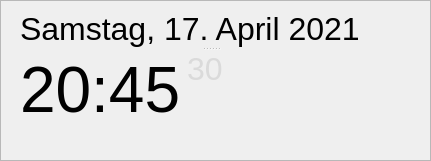
   <widget class="QFrame" name="frame_time">
    <property name="geometry">
     <rect>
      <x>60</x>
      <y>60</y>
      <width>431</width>
      <height>161</height>
     </rect>
    </property>
    <property name="font">
     <font>
      <pointsize>48</pointsize>
      <weight>50</weight>
      <bold>false</bold>
     </font>
    </property>
    <property name="frameShape">
     <enum>QFrame::StyledPanel</enum>
    </property>
    <property name="frameShadow">
     <enum>QFrame::Raised</enum>
    </property>
    <widget class="QSplitter" name="splitter">
     <property name="geometry">
      <rect>
       <x>20</x>
       <y>10</y>
       <width>381</width>
       <height>118</height>
      </rect>
     </property>
     <property name="orientation">
      <enum>Qt::Vertical</enum>
     </property>
     <widget class="QLabel" name="date_label">
      <property name="font">
       <font>
        <pointsize>24</pointsize>
        <weight>50</weight>
        <bold>false</bold>
       </font>
      </property>
      <property name="text">
       <string>Samstag, 17. April 2021</string>
      </property>
     </widget>
     <widget class="QWidget" name="layoutWidget">
      <layout class="QHBoxLayout" name="horizontalLayoutTime">
       <item>
        <widget class="QLabel" name="hours">
         <property name="font">
          <font>
           <pointsize>48</pointsize>
           <weight>50</weight>
           <bold>false</bold>
          </font>
         </property>
         <property name="text">
          <string>20:45</string>
         </property>
         <property name="scaledContents">
          <bool>false</bool>
         </property>
        </widget>
       </item>
       <item>
        <widget class="QLabel" name="seconds">
         <property name="palette">
          <palette>
           <active>
            <colorrole role="WindowText">
             <brush brushstyle="SolidPattern">
              <color alpha="255">
               <red>218</red>
               <green>218</green>
               <blue>218</blue>
              </color>
             </brush>
            </colorrole>
           </active>
           <inactive>
            <colorrole role="WindowText">
             <brush brushstyle="SolidPattern">
              <color alpha="255">
               <red>218</red>
               <green>218</green>
               <blue>218</blue>
              </color>
             </brush>
            </colorrole>
           </inactive>
           <disabled>
            <colorrole role="WindowText">
             <brush brushstyle="SolidPattern">
              <color alpha="255">
               <red>120</red>
               <green>120</green>
               <blue>120</blue>
              </color>
             </brush>
            </colorrole>
           </disabled>
          </palette>
         </property>
         <property name="font">
          <font>
           <pointsize>24</pointsize>
           <weight>50</weight>
           <bold>false</bold>
          </font>
         </property>
         <property name="text">
          <string>30</string>
         </property>
         <property name="alignment">
          <set>Qt::AlignLeading|Qt::AlignLeft|Qt::AlignTop</set>
         </property>
        </widget>
       </item>
       <item>
        <widget class="QLabel" name="label">
         <property name="text">
          <string/>
         </property>
        </widget>
       </item>
      </layout>
     </widget>
    </widget>
   </widget>
